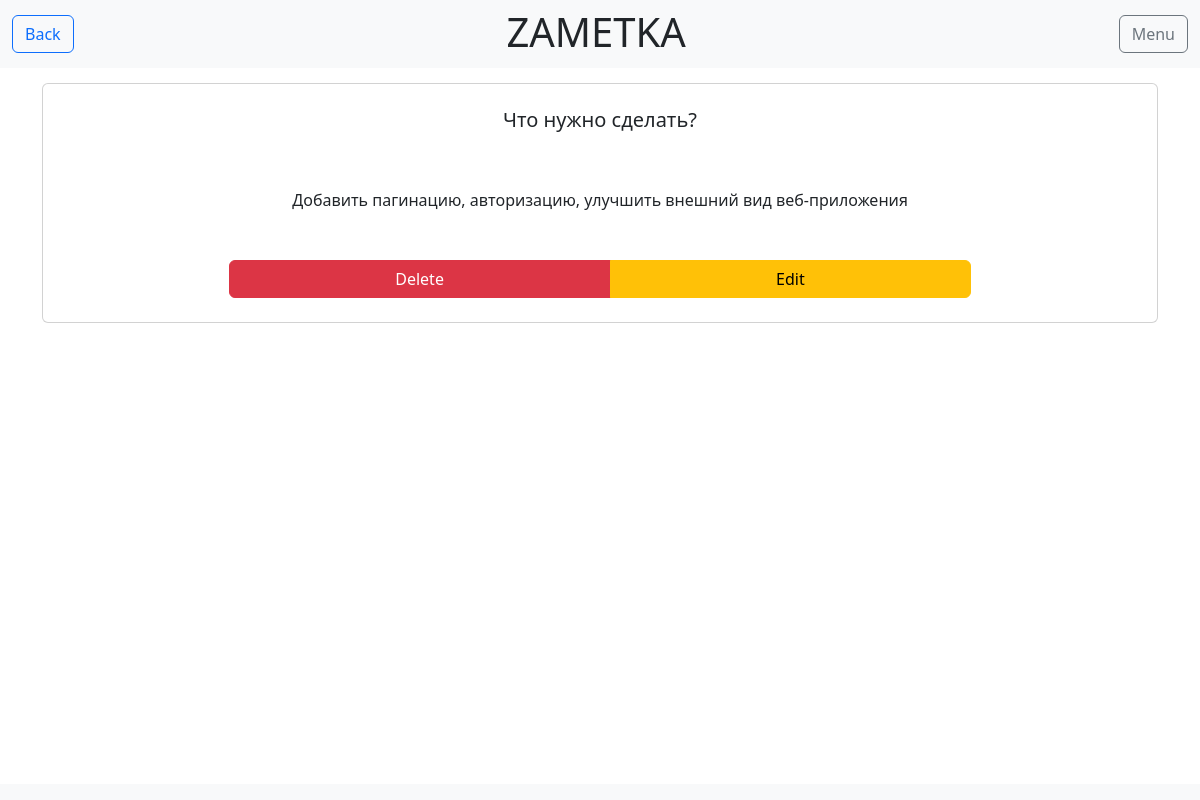
The page /fullnotice/39/ on the database its author committed.
### noticeapp/models.py (models this page shows, shortened)
class Notice(models.Model):
    title = models.CharField(max_length=50)
    text = models.TextField(blank=True)
    time_create = models.DateTimeField(auto_now_add=True)
    class Meta: #for admin board
        ordering = ['time_create', 'title']

### noticeapp/views.py (the view)
# urls.py: path('fullnotice/<slug:notice_id>/', full_notice, name='fullnotice'),
def full_notice(request, notice_id):#по айди отображать карточку в новой странице, где будет возможность edit and delete
    notice_card_information = get_object_or_404(Notice, pk=notice_id)
    return render(request, 'notice/fullnotice.html', {'notice_card_information': notice_card_information})

### noticeapp/templates/notice/fullnotice.html (shortened to what this page needs)
{% load static %}
<!DOCTYPE html>
<html lang="en">
   <head>
      <link type="text/css" href = "{% static 'noticeapp/css/style.css' %}" rel="stylesheet" >
      <link href="https://cdn.jsdelivr.net/npm/bootstrap@5.2.0/dist/css/bootstrap.min.css" rel="stylesheet">
   </head>
   <body>
      <nav class="navbar navbar-expand-lg bg-light">
         <div class="container-fluid">
            <div class="collapse navbar-collapse" id="navbarSupportedContent">
               <ul class="navbar-nav me-auto mb-2 mb-lg-0">
                  <a href="{% url 'home' %}" type="button" class="btn btn-outline-primary">Back</a>
               </ul>
               <h1 class="me-auto mb-2 mb-lg-1">ZAMETKA</h1>
               <a href="#" type="button" class="btn btn-outline-secondary">Menu</a>
            </div>
         </div>
      </nav>
      <div class="container">
         <div class="row">
            <div class="col align-self-center">
               <div class="card">
                  <br>
                  <div class="notice_title_text">
                     <h5 class="card-title">{{notice_card_information.title}}</h5>
                  </div>
                  <br>
                  <div class="notice_main_text">
                     <p class="card-text">{{notice_card_information.text}}</p>
                  </div>
                  <br>
                  <div class="btn-group col-md-8 offset-md-2" role="group" aria-label="Basic mixed styles example">
                     <a href="{% url 'deletenotice' notice_card_information.pk %}" type="button" class="btn btn-danger">Delete</a>
                     <a href="{% url 'editnotice' notice_card_information.pk %}" type="button" class="btn btn-warning">Edit</a>
                  </div>
               </div>
            </div>
         </div>
      </div>
      <div class="fixed-bottom">
         <nav class="navbar navbar-expand-lg bg-light"></nav>
      </div>
   </body>
</html>

### noticeapp/static/noticeapp/css/style.css (style rules this page uses)
body { background: rgb(255, 255, 255); font-size: 18px; color:#343434;; font-family:'Trebuchet MS', 'Lucida Sans Unicode', 'Lucida Grande', 'Lucida Sans', Arial, sans-serif; }
.container { max-width: 1280px; margin: auto; padding-top: 15px; }
.notice_title_text { text-align: center; }
.notice_main_text { text-align:center; }

### rows shown on the page
Notice: title "Что нужно сделать?", text "Добавить пагинацию, авторизацию, улучшить внешний вид веб-приложения"
